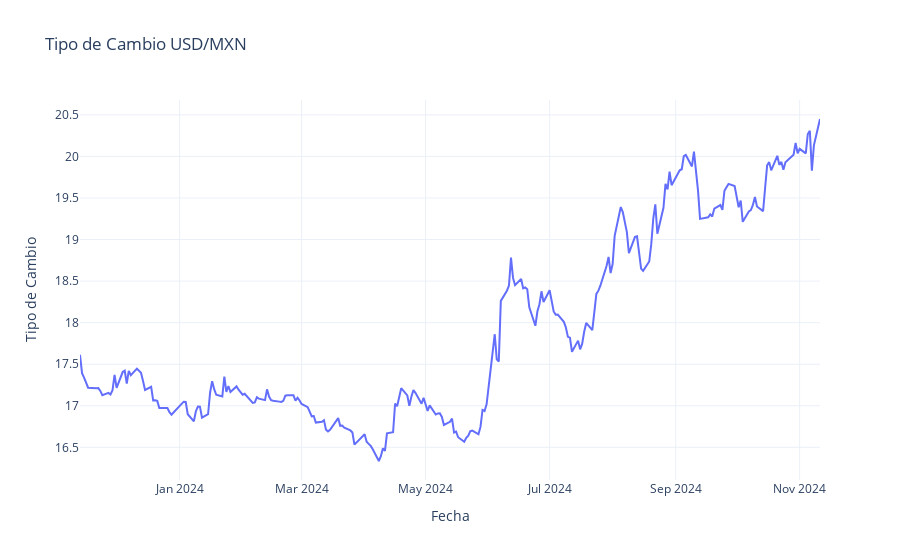
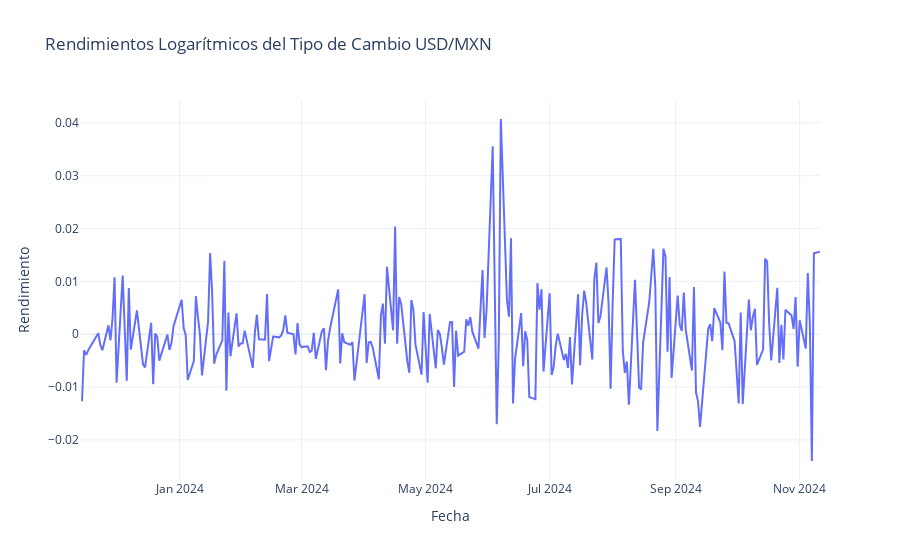

Notebook code for these charts, in order:
### Markdown cell above
## 2. Recolección de Datos
### 2.1 Datos de Tipo de Cambio (Banxico)

### Code cell
# Obtener datos de tipo de cambio USD/MXN desde Banxico
fx_data = collector.get_banxico_data(start_date_str, end_date_str)

# Verificar si se obtuvieron datos
if fx_data.empty:
    print("No se obtuvieron datos de tipo de cambio USD/MXN.")
else:
    # Visualizar el tipo de cambio USD/MXN
    fig = go.Figure()
    fig.add_trace(go.Scatter(
        x=fx_data.index,
        y=fx_data['usdmxn_fix'],
        mode='lines',
        name='USD/MXN Fix'
    ))

    fig.update_layout(
        title='Tipo de Cambio USD/MXN',
        xaxis_title='Fecha',
        yaxis_title='Tipo de Cambio',
        template='plotly_white'
    )
    fig.show()

    # Estadísticas básicas del tipo de cambio
    print("\nEstadísticas del Tipo de Cambio USD/MXN:")
    print(fx_data['usdmxn_fix'].describe())
    
    # Calcular los rendimientos logarítmicos del tipo de cambio
    fx_data['returns'] = np.log(fx_data['usdmxn_fix'] / fx_data['usdmxn_fix'].shift(1))

    # Visualizar rendimientos del tipo de cambio USD/MXN
    fig = go.Figure()
    fig.add_trace(go.Scatter(
        x=fx_data.index,
        y=fx_data['returns'],
        mode='lines',
        name='Rendimientos USD/MXN'
    ))

    fig.update_layout(
        title='Rendimientos Logarítmicos del Tipo de Cambio USD/MXN',
        xaxis_title='Fecha',
        yaxis_title='Rendimiento',
        template='plotly_white'
    )
    fig.show()

    # Estadísticas básicas de los rendimientos
    print("\nEstadísticas de los Rendimientos del Tipo de Cambio USD/MXN:")
    print(fx_data['returns'].describe())

### Figure 1 — Plotly figure (JSON) as saved in the notebook; plotly's stock layout.template omitted (floating-point values rounded to 4 significant figures; data arrays with more than 128 entries replaced by an {"elided": "..."} marker saying what was removed)
{"data": [{"mode": "lines", "name": "USD/MXN Fix", "type": "scatter", "x": {"elided": "250 str values"}, "y": {"elided": "250 float values"}}], "layout": {"title": {"text": "Tipo de Cambio USD/MXN"}, "xaxis": {"title": {"text": "Fecha"}}, "yaxis": {"title": {"text": "Tipo de Cambio"}}}}

### Figure 2 — Plotly figure (JSON) as saved in the notebook; plotly's stock layout.template omitted (floating-point values rounded to 4 significant figures; data arrays with more than 128 entries replaced by an {"elided": "..."} marker saying what was removed)
{"data": [{"mode": "lines", "name": "Rendimientos USD/MXN", "type": "scatter", "x": {"elided": "250 str values"}, "y": {"elided": "250 float values"}}], "layout": {"title": {"text": "Rendimientos Logarítmicos del Tipo de Cambio USD/MXN"}, "xaxis": {"title": {"text": "Fecha"}}, "yaxis": {"title": {"text": "Rendimiento"}}}}
